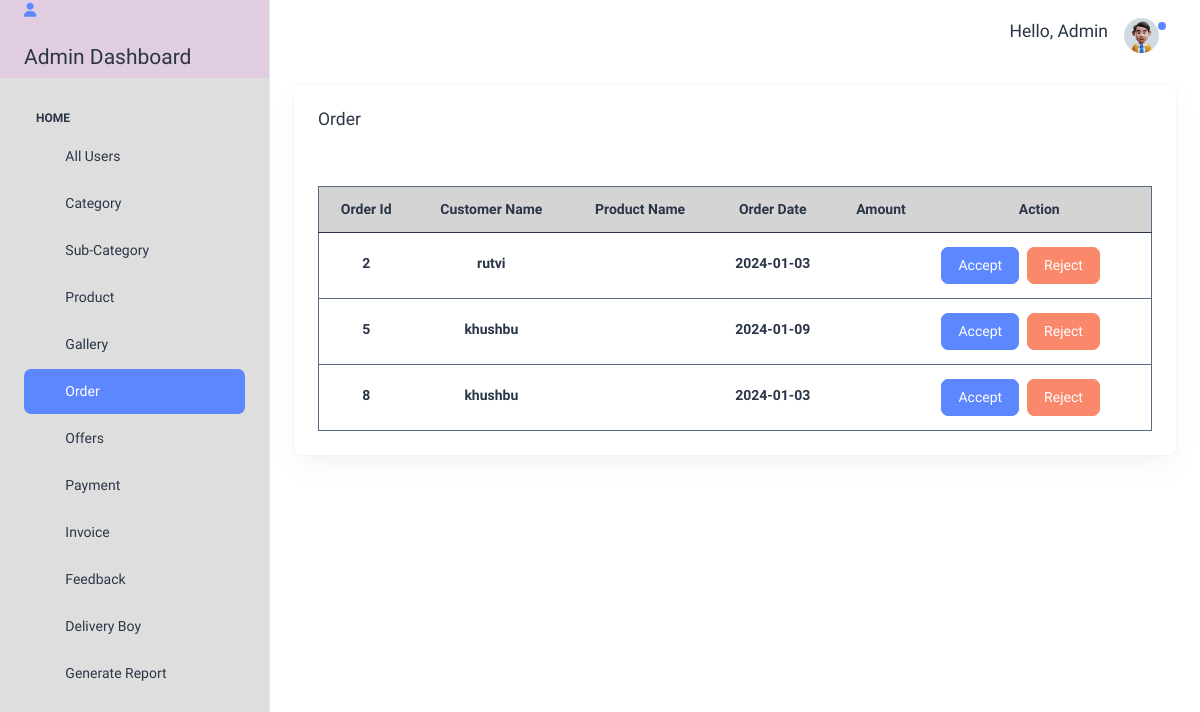
Page /allorder (signed in) on the earlier database version.
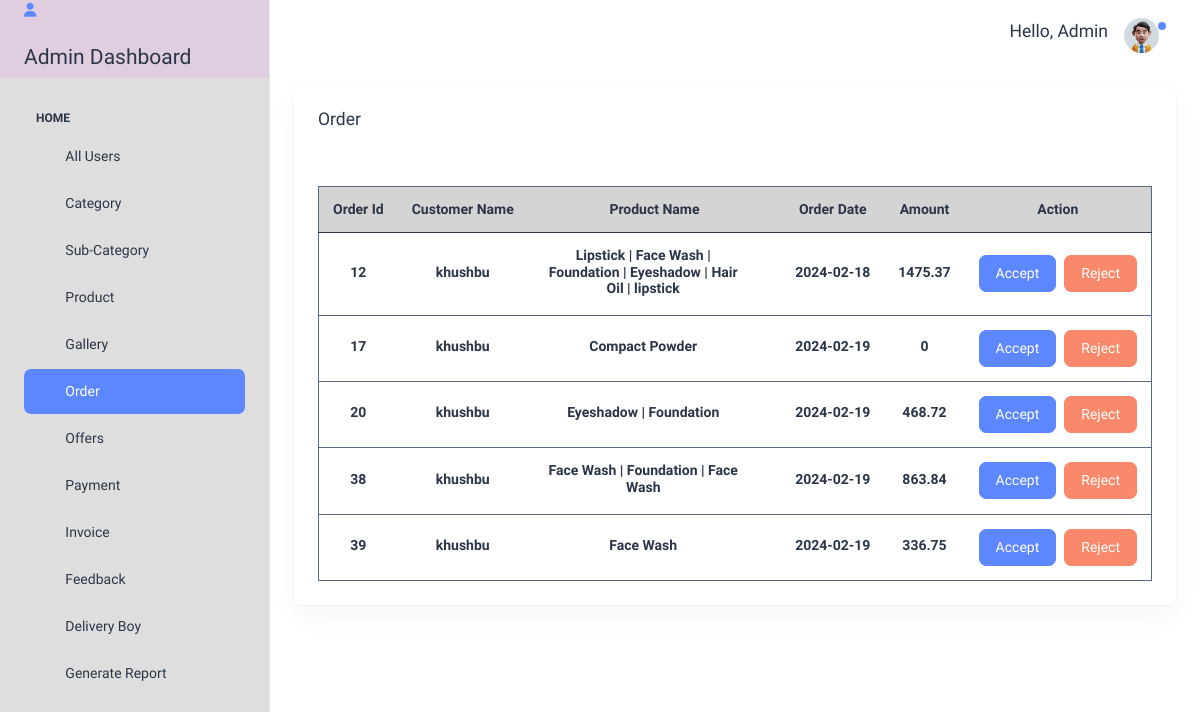
Same page on the later database version.
### tables this page shows
CREATE TABLE `orderdata` (
  `o_id` int(11) NOT NULL,
  `p_name` varchar(100) NOT NULL,
  `c_id` int(11) NOT NULL,
  `orderdate` date NOT NULL DEFAULT current_timestamp(),
  `totalamount` float NOT NULL,
  `status` varchar(50) NOT NULL DEFAULT 'Pending'
);

CREATE TABLE `users` (
  `c_id` int(5) NOT NULL,
  `username` varchar(30) NOT NULL,
  `password` varchar(30) NOT NULL,
  `mobile` varchar(15) NOT NULL,
  `email` varchar(30) NOT NULL,
  `gender` varchar(10) NOT NULL,
  `city` varchar(30) NOT NULL,
  `address` varchar(250) NOT NULL,
  `otp` int(11) NOT NULL,
  `role_id` int(5) NOT NULL
);

### index.php (called while the page is built)
<?php require_once("Controller/controller.php");?>

### Model/model.php (called while the page is built, shortened)
<?php
class Model
{
    public $connection = "";
    public function __construct()
    {
        try {
            $this->connection = new mysqli("localhost", "root", "", "masterdatabase");
        } catch (\Throwable $th) {
            if (!file_exists("log")) {
                mkdir("log");
            }
            $ErrorMsg = PHP_EOL . "Error Msg >>>" . $th->getMessage() . PHP_EOL;
            $ErrorMsg .= "Error dateTime >>>" . date("d-m-Y H:i:s A") . PHP_EOL;
            $fileName = date('d_m_Y') . "_Error_log.txt";
            file_put_contents("log/" . $fileName, $ErrorMsg, FILE_APPEND);
        }
    }
    function selectjoin($tbl1, $where, $condition="")
    {
        $SQL="SELECT * FROM $tbl1";
        foreach ($where as $key => $value) {
            $SQL .= " LEFT JOIN $key on $value";
        }
        $SQLEX = $this->connection->query($SQL);
        if ($SQLEX->num_rows > 0) {
            while ($row = $SQLEX->fetch_object()) {
                $Data[] = $row;
            }
            $Res['Code'] = 1;
            $Res['Data'] = $Data;
            $Res['Msg'] = "Success";
        } else {
            $Res['Code'] = 0;
            $Res['Data'] = 0;
            $Res['Msg'] = "Try again";
        }
        return $Res;
    }
}
?>

### Views/Admin/allorder.php (the view, shortened to what this page needs)
<div class="container-fluid">
  <div class="row">
    <div class="col-lg-12 d-flex align-items-stretch">
      <div class="card w-100">
        <div class="card-body p-4">
          <div class="row">
            <h5 class="col-10">Order</h5>
            <div class="table-responsive mt-5">
              <table class=" table text-nowrap mb-0 text-center align-middle" style="border: solid 1px;">
                <thead class="text-dark">
                  <tr style="background: #0000002b;">
                    <th>
                      <h6 class="fw-semibold mb-0">Order Id</h6>
                    </th>
                    <th>
                      <h6 class="fw-semibold mb-0">Customer Name</h6>
                    </th>
                    <th>
                      <h6 class="fw-semibold mb-0">Product Name</h6>
                    </th>
                    <th>
                      <h6 class="fw-semibold mb-0">Order Date</h6>
                    </th>
                    <th>
                      <h6 class="fw-semibold mb-0">Amount</h6>
                    </th>
                    <th>
                      <h6 class="fw-semibold mb-0">Action</h6>
                    </th>
                  </tr>
                </thead>
                <tbody>
                  <?php
                  foreach ($allorder['Data'] as $key => $value) {
                    ?>
                    <tr>
                      <td>
                        <h6 class="fw-semibold mb-1">
                          <?php echo $value->o_id; ?>
                        </h6>
                      </td>
                      <td>
                        <h6 class="fw-semibold mb-1">
                          <?php echo $value->username; ?>
                        </h6>
                      </td>
                      <td>
                        <h6 class="fw-semibold mb-1 text-wrap" style="width: 90%;">
                          <?php echo $value->p_name; ?>
                        </h6>
                      </td>
                      <td>
                        <h6 class="fw-semibold mb-1">
                          <?php echo $value->orderdate; ?>
                        </h6>
                      </td>
                      <td>
                        <h6 class="fw-semibold mb-1">
                          <?php echo $value->totalamount; ?>
                        </h6>
                      </td>
                      <td>
                        <?php if ($value->status == "Pending") { ?>
                          <div class="d-flex align-items-center gap-2">
                            <a href="acceptorder?o_id=<?php echo $value->o_id; ?>" class="btn btn-primary">Accept</a>
                            <a href="deleteorder?o_id=<?php echo $value->o_id; ?>" class="btn btn-danger">Reject</a>
                          </div>
                        <?php } else { ?>
                          <h6 class="fw-semibold mb-1">
                            <?php echo $value->status;
                        } ?>
                      </td>
                    </tr>
                  <?php
                  } ?>
                </tbody>
              </table>
            </div>
          </div>
        </div>
      </div>
    </div>

### Controller/controller.php (shortened to what this page needs)
<?php
require_once("Model/model.php");
class controller extends Model
{
    public function __construct()
    {
        if (isset($_SERVER['PATH_INFO'])) {
            switch ($_SERVER['PATH_INFO']) {
                case '/allorder':
                    $allorder = $this->selectjoin("orderdata", array('users' => 'orderdata.c_id = users.c_id'));
                    include_once("Views/Admin/header.php");
                    include_once("Views/Admin/allorder.php");
                    include_once("Views/Admin/footer.php");
                    break;
            }
        } else {
            header("location:home");
        }
    }
}
$controllerobj = new controller;
?>

### Views/Admin/header.php (shortened to what this page needs)
<!doctype html>
<html lang="en">
<head>
  <link rel="stylesheet" href="<?php echo $this->base_url; ?>assets/css/styles.min.css" />
  <link rel="stylesheet" href="https://cdnjs.cloudflare.com/ajax/libs/font-awesome/6.5.1/css/all.min.css" />
  <link rel="stylesheet" href="https://cdn.datatables.net/2.0.0/css/jquery.dataTables.min.csshttps://cdn.datatables.net/2.0.0/css/jquery.dataTables.min.css">
  <link rel="stylesheet" href="https://cdn.datatables.net/2.0.0/js/jquery.dataTables.min.js">
  <link rel="stylesheet" href="https://cdn.datatables.net/2.0.0/css/jquery.dataTables.min.csshttps://cdn.datatables.net/2.0.0/css/jquery.dataTables.min.css">
  <link rel="stylesheet" href="https://cdn.datatables.net/2.0.0/js/jquery.dataTables.min.js">
</head>
<body>
  <div class="page-wrapper" id="main-wrapper" data-layout="vertical" data-navbarbg="skin6" data-sidebartype="full"
    data-sidebar-position="fixed" data-header-position="fixed">
    <aside class="left-sidebar" style="background-color: #00000021;">
      <div>
        <div class="brand-logo d-flex align-items-center justify-content-between" style="background-color: #ff00f314;">
          <a href="admindashboard" class="text-nowrap logo-img">
            <i class="fa-solid fa-user"></i><h4 class="mt-4">Admin Dashboard</h4>
          </a>
        </div>
        <nav class="sidebar-nav scroll-sidebar" data-simplebar="">
          <ul id="sidebarnav">
            <li class="nav-small-cap">
              <span class="hide-menu">Home</span>
            </li>
            <li class="sidebar-item">
              <a class="sidebar-link" href="allusers" aria-expanded="false">
                <span>
                  <i class="ti ti-article"></i>
                </span>
                <span class="hide-menu">All Users</span>
              </a>
            </li>
            <li class="sidebar-item">
              <a class="sidebar-link" href="category" aria-expanded="false">
                <span>
                  <i class="ti ti-article"></i>
                </span>
                <span class="hide-menu">Category</span>
              </a>
            </li>
            <li class="sidebar-item">
              <a class="sidebar-link" href="subcategory" aria-expanded="false">
                <span>
                  <i class="ti ti-article"></i>
                </span>
                <span class="hide-menu">Sub-Category</span>
              </a>
            </li>
            <li class="sidebar-item">
              <a class="sidebar-link" href="product" aria-expanded="false">
                <span>
                  <i class="ti ti-article"></i>
                </span>
                <span class="hide-menu">Product</span>
              </a>
            </li>
            <li class="sidebar-item">
              <a class="sidebar-link" href="gallery" aria-expanded="false">
                <span>
                  <i class="ti ti-article"></i>
                </span>
                <span class="hide-menu">Gallery</span>
              </a>
            </li>
            <li class="sidebar-item">
              <a class="sidebar-link" href="allorder" aria-expanded="false">
                <span>
                  <i class="ti ti-article"></i>
                </span>
                <span class="hide-menu">Order</span>
              </a>
            </li>
            <li class="sidebar-item">
              <a class="sidebar-link" href="offers" aria-expanded="false">
                <span>
                  <i class="ti ti-article"></i>
                </span>
                <span class="hide-menu">Offers</span>
              </a>
            </li>
            <li class="sidebar-item">
              <a class="sidebar-link" href="payment" aria-expanded="false">
                <span>
                  <i class="ti ti-article"></i>
                </span>
                <span class="hide-menu">Payment</span>
              </a>
            </li>
            <li class="sidebar-item">
              <a class="sidebar-link" href="invoice" aria-expanded="false">
                <span>
                  <i class="ti ti-article"></i>
                </span>
                <span class="hide-menu">Invoice</span>
              </a>
            </li>
            <li class="sidebar-item">
              <a class="sidebar-link" href="feedback" aria-expanded="false">
                <span>
                  <i class="ti ti-article"></i>
                </span>
                <span class="hide-menu">Feedback</span>
              </a>
            </li>
            <li class="sidebar-item">
              <a class="sidebar-link" href="deliveryboy" aria-expanded="false">
                <span>
                  <i class="ti ti-article"></i>
                </span>
                <span class="hide-menu">Delivery Boy</span>
              </a>
            </li>
            <li class="sidebar-item">
              <a class="sidebar-link" href="generatereport" aria-expanded="false">
                <span>
                  <i class="ti ti-article"></i>
                </span>
                <span class="hide-menu">Generate Report</span>
              </a>
            </li>
          </ul>
        </nav>
      </div>
    </aside>
    <div class="body-wrapper">
      <header class="app-header">
        <nav class="navbar navbar-expand-lg navbar-light">
          <ul class="navbar-nav">
            <li class="nav-item">
              <div class="notification bg-primary rounded-circle"></div>
            </li>
          </ul>
          <div class="navbar-collapse justify-content-end px-0" id="navbarNav">
            <ul class="navbar-nav flex-row ms-auto align-items-center justify-content-end">
              <h5>Hello, Admin</h5>
              <li class="nav-item dropdown">
                <a class="nav-link nav-icon-hover" href="javascript:void(0)" id="drop2" data-bs-toggle="dropdown"
                  aria-expanded="false">
                  <img src="<?php echo $this->base_url; ?>assets/images/profile/user-1.jpg" alt="" width="35"
                    height="35" class="rounded-circle">
                </a>
              </li>
            </ul>
          </div>
        </nav>
      </header>

### Views/Admin/footer.php (shortened to what this page needs)
      </div>
</div>
  </div>
</body>
</html>

Differences in the rows shown:
removed orderdata: o_id "2", c.username "rutvi", orderdate "2024-01-03"
removed orderdata: o_id "5", c.username "khushbu", orderdate "2024-01-09"
removed orderdata: o_id "8", c.username "khushbu", orderdate "2024-01-03"
added orderdata: o_id "12", c.username "khushbu", p_name "Lipstick | Face Wash | Foundation | Eyeshadow | Hair Oil | lipstick", orderdate "2024-02-18", totalamount "1475.37"
added orderdata: o_id "17", c.username "khushbu", p_name "Compact Powder", orderdate "2024-02-19", totalamount "0"
added orderdata: o_id "20", c.username "khushbu", p_name "Eyeshadow | Foundation", orderdate "2024-02-19", totalamount "468.72"
added orderdata: o_id "38", c.username "khushbu", p_name "Face Wash | Foundation | Face Wash", orderdate "2024-02-19", totalamount "863.84"
added orderdata: o_id "39", c.username "khushbu", p_name "Face Wash", orderdate "2024-02-19", totalamount "336.75"
